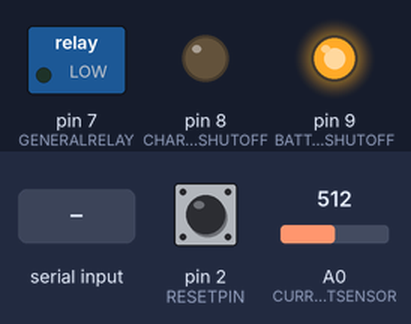
Bench run of a sketch on a simulated Arduino Uno, built for the host (arithmetic inside an expression is 32-bit, double 64-bit). Shown: switched loads named in the sketch (green lamp = pin HIGH), output pins drawn as LEDs (lit = HIGH). The inputs (shaded band) are chosen by the test bench; at power-on: A0 (CURRENTSENSOR) = 512, pin 2 (RESETPIN) HIGH. What the sketch prints to the serial monitor is not drawn.

Above: at 1.2 s.
1.3 s: A0 (CURRENTSENSOR) set to 528
2.8 s: "1\n" received over Serial
5.8 s: "0\n" received over Serial
8.8 s: A0 (CURRENTSENSOR) set to 511
11.8 s: "2\n" received over Serial
Timing chart, 0 to 14.8 s (numbered marks = the images above; inputs shaded):
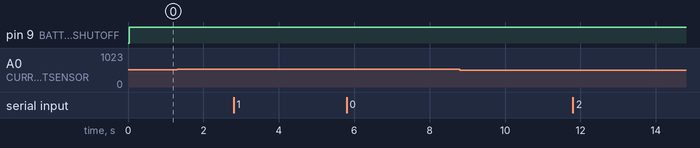

The sketch:

LTC6802.ino
```cpp
#include <SPI.h>
#include <SoftwareSerial.h>

// X-BMS Controller Software Version 1.10
// LTC6802-2 in addressable mode

//For UBCECC E-Beetle
// 32 Cell LiFePO4 480AH Thundersky
// 3 x daughter board with address set at 0000 / 0001 / 0010


// Written by Ricky Gu

//March 5 11

// BMS Settings
#define BOTTOMSTACK   0x00 // bottom bms board address 0000
#define TOPSTACK      0x00 // set bms to 3 daughter boards with top of stack address of 0010
#define TOTALCELLS    6   // Set total cell number to 32
#define TOTALBOARDS   1    // set total board number to 3
#define HIGHVOLTAGECUTOFF 3.7  // Define high voltage cut off
#define LOWVOLTAGEWARNING 2.8  // Define low voltage warning
#define LOWVOLTAGECUTOFF 2.55   // Define low voltage cut off
#define VOLTAGEALLOWANCE 0.009 // Define the accuracy the balancing algorithm can balance it to.
#define CURRENTSENSOR 0 //Define the pin which the current sensor reading is in
#define DELTASIGMAFACTOR 30 //define delta sigma adc factor
#define ADCREFERENCEVOLTAGE 3.3 //use external adc reference voltage of 3.3v
#define CHARGERSHUTOFF 8
#define BATTERYSHUTOFF 9
#define GENERALRELAY 7
#define CHARGERRESTARTVOLTAGE 3.5
#define LCDPIN 3
#define RESETPIN 2
#define HIVOLTAGESHUNT 3.5
#define SS_PIN 10
// Definition of all constants

#define TALK digitalWrite(SS_PIN, LOW); // Chip Select
#define DONE digitalWrite(SS_PIN, HIGH); // Chip Deselect


// LTC6802-2 Command Codes

#define WRCFG  0x01  // Write Configuration Registers
#define RDCFG  0x02  // Read Configuration
#define RDCV   0x04  // Read Cell Voltages without discharge

#define RDFLG  0x06  // Read Flags
#define RDTMP  0x08  // Read Temps

#define STCVAD 0x10  // Start all A/D's - Poll Status
#define STCVDC 0x60  // A/D Conversions and Poll Status, with Discharge Permitted
#define STOWAD 0x20  // Start testing all open wire - poll status
#define STTMPAD 0x30 // Start temperature A/D's - Poll Status


// Function Declaration
void wakeUp();
void readVolts();
float vTotal();
float vAvg();
int highestCell();
int lowestCell();
void balanceCells();
void writeConfig();
void readCurrent();
void selectLineOne();
void selectLineTwo();
void clearLCD();
void goTo(int position);
void updateServer();

// Variable declaration
byte ltcResponse[20];
float voltage[12*TOTALBOARDS+1];
float cellVoltage[TOTALCELLS+1];
int evenCell;
int intTemp;
byte byteTemp;
byte address;
float voltageTotal;
float voltageAverage;
float voltageHighest;
float voltageLowest;
int highestCellNumber;
int lowestCellNumber;
boolean isCellTooHigh;
boolean isCellTooLow;
boolean isCellWayTooLow;
byte CFGR1 = 0;
byte CFGR2 = 0;
int cellToSend;
int zeroReference;
int instantCurrent;
SoftwareSerial LCD = SoftwareSerial(0, LCDPIN);
int LCDvoltage;
int LCDlowcell;
int LCDhighcell;
double mVhighest;
double mVlowest;
float watt;
float wattHour;
unsigned long previousTime;
unsigned long currentTime;
float deltaTime;
boolean reset;
int regen;
int isChargingCounter;
int isCharging;
boolean printLCD;
long Wh;
int Percent;


void setup()
{
  // SPI configuration
  // No interupt, Enable SPI, MSB first, Master, Clock rests high
  // read on rising edge, 1mhz speed

  DONE // Set CS High
  pinMode(RESETPIN, INPUT);
  digitalWrite(RESETPIN, HIGH);
  pinMode(CHARGERSHUTOFF, OUTPUT);
  pinMode(BATTERYSHUTOFF, OUTPUT);
  pinMode(GENERALRELAY, OUTPUT);
  SPI.begin();
  SPI.beginTransaction(SPISettings(1000000, MSBFIRST, SPI_MODE3));
  //SPI.mode ((1<<SPE) | (1<<MSTR) | (1<<CPOL) | (1 << CPHA)| (1 << SPR1) | (1<<SPR0) );
  Serial.begin(9600);
  //Serial.print("\e[2J");
  zeroReference = 0;
  analogReference(EXTERNAL);
  for(int i = 0; i < DELTASIGMAFACTOR; i ++)
  {
    zeroReference = zeroReference + analogRead(CURRENTSENSOR);
  }
  zeroReference = zeroReference/DELTASIGMAFACTOR;
  pinMode(LCDPIN, OUTPUT);
  LCD.begin(9600);
  clearLCD();
  wattHour  = 0;
  previousTime = 0;
  currentTime= 0;
  isChargingCounter = 0;
  isCharging = 0;
  // lcdPrint = true;
}


void loop(){
  //reset e-meter
  reset = digitalRead(RESETPIN);
  if(reset == LOW)
  {
    wattHour = 0;
    clearLCD();
  }

  // Start A-D, Read Current (not implemented yet), Save voltages into cellVoltage Array
  //wakeUp();

  readVolts();

  // Read Current Transducer
  readCurrent();

  // calculate total and average voltage of battery pack
  voltageTotal = vTotal();
  voltageAverage = voltageTotal / TOTALCELLS;

  //calculate power and record energy useage
  watt = voltageTotal * instantCurrent;
  previousTime = currentTime;
  currentTime = millis();
  deltaTime = (currentTime - previousTime);

  wattHour = wattHour + watt*deltaTime/3600000;
  Wh = (long) wattHour;

  //Serial.print(deltaTime);

  Serial.print("Total Voltage:");
  Serial.print(voltageTotal);
  Serial.print("   Average V");
  Serial.println(voltageAverage);


  // Locate the highest voltage cell number. Highest voltage cell value located in float voltageHighest

  highestCellNumber = highestCell();
  /*
Serial.print("highest cell: ");
   Serial.print(highestCellNumber);
   Serial.print(" is ");
   Serial.print(voltageHighest);
   Serial.println(" V");
   */


  // is cell higher than high voltage cutoff?

  if(voltageHighest >= HIGHVOLTAGECUTOFF)
  {
    isCellTooHigh = true;
    digitalWrite(CHARGERSHUTOFF, HIGH);
  }
  else
  {
    isCellTooHigh = false;
    if(voltageHighest < CHARGERRESTARTVOLTAGE)
    {
      digitalWrite(CHARGERSHUTOFF, LOW);
    }
  }

  // locate the lowest voltage cell

  lowestCellNumber = lowestCell();

  /*
Serial.print("lowest cell: ");
   Serial.print(lowestCellNumber);
   Serial.print(" is ");
   Serial.print(voltageLowest);
   Serial.println(" V");
   */
  //Check if it's charging
  if(instantCurrent < 0)
  {
    isChargingCounter++;
  }
  else
  {
    isChargingCounter = 0;
  }

  if(isChargingCounter > 300)
  {
    isCharging = 1;
  }
  else
  {
    isCharging = 0;
  }

  if (printLCD = true)
  {
    selectLineOne();
    //LCD.print("V:");
    //LCDvoltage = (int) voltageTotal;
    //LCD.print(LCDvoltage);
    LCD.print("E:");
    LCD.print(Wh);
    LCD.print(" ");
    goTo(9);
    LCD.print(" A:");
    LCD.print(instantCurrent);
    LCD.print("  ");
    selectLineTwo();
    mVlowest = voltageLowest *100;
    LCDlowcell = (int)mVlowest;
    LCD.print("L");
    LCD.print(lowestCellNumber);
    LCD.print(':');
    LCD.print(LCDlowcell);
    goTo(24);
    LCD.print(" H");
    LCD.print(highestCellNumber);
    LCD.print(':');
    mVhighest = voltageHighest*100;
    LCDhighcell = (int) mVhighest;
    LCD.print(LCDhighcell);
    printLCD = !printLCD;
  }

  // is this cell lower than 3.0V? if so warn driver

  if(voltageLowest < LOWVOLTAGEWARNING)
  {
    isCellTooLow = true;
    //warn driver here
    // is this cell lower than 2.8v? cut battery pack if kwh remaining is under 3kwh.

    if(voltageLowest < LOWVOLTAGECUTOFF)
    {
      isCellWayTooLow = true;
      if(instantCurrent < 30)
      {
        digitalWrite(BATTERYSHUTOFF, HIGH);
      }
      //Serial.print("cell too low");
      //digitalWrite(BATTERYSHUTOFF, HIGH);
      //Check Kwh and cut battery pack here
    }
    else
    {
      isCellWayTooLow = false;
    }
  }
  else
  {
    isCellTooLow = false;
    // find cells that are above the lowest voltage cell by the defined VOLTAGEALLOWANCE value.


  }

  // turn on shunt resistors on the cells that are 0.05v higher than the average
  // turn off the rest
  balanceCells();

  // display data on LCD

  // send data to web server


}

void wakeUp()
{
  TALK
    SPI.transfer(0x01);   // Command Set
  SPI.transfer(0xE2);   // Command Wake up
  SPI.transfer(CFGR1);   // Command
  SPI.transfer(CFGR2);   // Command
  SPI.transfer(0x00);   // Command
  SPI.transfer(0x00);   // Command
  SPI.transfer(0x00);   // Command
  DONE
}
void readVolts()
{
  // Broadcast Command, start A-D
  TALK
    SPI.transfer(STCVAD);
  //delay(20); // wait 20ms for all the boards to read ADC (use this delay time to read current)
  //send cell voltage to fill delay


  //ansi escape code to clear screen
  //Serial.println("\e[0;0H");
  if(Serial.available() > 0)
  {
    updateServer();
  }
  else
  {
    delay(20);
  }

  DONE

    address = BOTTOMSTACK;

  for(int boardNumber = 0; boardNumber < TOTALBOARDS; boardNumber++)
  {
    //Serial.print("address:");
    //Serial.println(address, HEX);
    // Read 18 byte from 1 board and then increment address to read the next
    TALK
      SPI.transfer(address);
    SPI.transfer(RDCV);
    for(int i=0; i<19; i++)
    {
      ltcResponse[i] = SPI.transfer(RDCV);   // send command to read voltage registers
      Serial.print(ltcResponse[i]);
    }
    DONE

      for (int i=1; i<=12; i++)
    {
      int x = i + 12*boardNumber;
      //Serial.println(x);
      if(i == 1)
      {
        byteTemp = ltcResponse[1] << 4;
        intTemp = (int)byteTemp;
        voltage[x] = ltcResponse[0] + (intTemp << 4);
      }
      if(i== 2)
      {
        byteTemp = ltcResponse[1] >> 4;
        intTemp = (int)ltcResponse[2];
        intTemp = intTemp << 4;
        voltage[x] = intTemp + byteTemp;
      }
      if(i == 3)
      {
        byteTemp = ltcResponse[4] << 4;
        intTemp = (int)byteTemp;
        voltage[x] = ltcResponse[3] + (intTemp << 4);
      }
      if(i== 4)
      {
        byteTemp = ltcResponse[4] >> 4;
        intTemp = (int)ltcResponse[5];
        intTemp = intTemp << 4;
        voltage[x] = intTemp + byteTemp;
      }
      if(i == 5)
      {
        byteTemp = ltcResponse[7] << 4;
        intTemp = (int)byteTemp;
        voltage[x] = ltcResponse[6] + (intTemp << 4);
      }
      if(i== 6)
      {
        byteTemp = ltcResponse[7] >> 4;
        intTemp = (int)ltcResponse[8];
        intTemp = intTemp << 4;
        voltage[x] = intTemp + byteTemp;
      }
      if(i == 7)
      {
        byteTemp = ltcResponse[10] << 4;
        intTemp = (int)byteTemp;
        voltage[x] = ltcResponse[9] + (intTemp << 4);
      }
      if(i== 8)
      {
        byteTemp = ltcResponse[10] >> 4;
        intTemp = (int)ltcResponse[11];
        intTemp = intTemp << 4;
        voltage[x] = intTemp + byteTemp;
      }
      if(i == 9)
      {
        byteTemp = ltcResponse[13] << 4;
        intTemp = (int)byteTemp;
        voltage[x] = ltcResponse[12] + (intTemp << 4);
      }
      if(i== 10)
      {
        byteTemp = ltcResponse[13] >> 4;
        intTemp = (int)ltcResponse[14];
        intTemp = intTemp << 4;
        voltage[x] = intTemp + byteTemp;
      }
      if(i == 11)
      {
        byteTemp = ltcResponse[16] << 4;
        intTemp = (int)byteTemp;
        voltage[x] = ltcResponse[15] + (intTemp << 4);
      }
      if(i== 12)
      {
        byteTemp = ltcResponse[16] >> 4;
        intTemp = (int)ltcResponse[17];
        intTemp = intTemp << 4;
        voltage[x] = intTemp + byteTemp;
      }
    }
    //Serial.print("Board Number:");
    //Serial.println(boardNumber);
    address++;
  }
  //decode register into voltage values.
  for(int i = 1; i <= TOTALCELLS; i++)
  {
    cellVoltage[i] = voltage[i] * 1.5 / 1000;
    //if(instantCurrent > 10)
    //cellVoltage[5] += instantCurrent*0.0015;
    /*
      Serial.print("C");
     Serial.print(i);
     //Serial2.println(i);
     Serial.print(": ");
     Serial.print(cellVoltage[i]);
     Serial.print(";  ");
     //Serial2.println(cellVoltage[i]);
     */
    /*
      if(i == 6) Serial.println(' ');
     if(i == 12) Serial.println(' ');
     if(i == 18) Serial.println(' ');
     if(i == 24) Serial.println(' ');
     if(i == 30) Serial.println(' ');
     */
  }
  //Serial.println(' ');
}

float vTotal(){
  float total = 0;
  for (int i = 1; i <= TOTALCELLS; i++){
    total = total + cellVoltage[i];
  }
  return total;
}

int highestCell()
{
  voltageHighest = 0;
  int cellNumber;
  for (int i = 1; i <= TOTALCELLS; i++)
  {
    if (cellVoltage[i] > voltageHighest)
    {
      voltageHighest = cellVoltage[i];
      cellNumber = i;
    }
  }
  return cellNumber;
}

int lowestCell()
{
  voltageLowest = 99;
  int cellNumber;
  for(int i = 1; i <= TOTALCELLS; i++)
  {
    if (cellVoltage [i] < voltageLowest)
    {
      voltageLowest = cellVoltage[i];
      cellNumber = i;
    }
  }
  return cellNumber;
}

void balanceCells()
{
  CFGR1 = 0x00;
  CFGR2 = 0x00;
  byte temp;
  int x;
  address = BOTTOMSTACK;
  float difference[TOTALCELLS];

  //find difference and save in an array
  for(int i = 1; i<= TOTALCELLS; i++)
  {
    difference[i] = cellVoltage[i] - HIVOLTAGESHUNT;
    /*
      Serial.print("cell");
     Serial.print(i);
     Serial.print("difference is: ");
     Serial.println(difference[i]);
     */
  }

  for(int boardNumber = 0; boardNumber < TOTALBOARDS; boardNumber++)
  {
    CFGR1 = 0x00;
    CFGR2 = 0x00;
    if(isCellTooLow == true)
    {
      CFGR1 = 0x00;
      CFGR2 = 0x00;
    }
    else
    {
      for(int i = 1; i <= 12; i++)
      {
        int cellNumber = i + (boardNumber*12);
        if(i <= 8)
        {
          if(difference[cellNumber] > VOLTAGEALLOWANCE)
          {
            x = i - 1; // calculate position to shift
            temp = 0x01;
            temp = temp << x;
            CFGR1 = CFGR1 + temp; // bitwise or
            /*
                  Serial.print("Cell ");
             Serial.print(cellNumber);
             Serial.print("should be shunt");
             Serial.print("CFGR1 is");
             Serial.println(CFGR1, HEX);
             */
          }
        }
        else
        {
          if(difference[cellNumber] > VOLTAGEALLOWANCE)
          {
            x = i - 9;
            temp = 0x01;
            temp = temp << x;
            CFGR2 = CFGR2 + temp;
            /*
                  Serial.print("Cell ");
             Serial.print(cellNumber);
             Serial.print("should be shunt");
             Serial.print("CFGR2 is");
             Serial.println(CFGR2, HEX);
             */
          }
        }
      }
    }
    writeConfig();
    address++;

  }

}

void writeConfig()
{
  TALK
    SPI.transfer(address);   // Command addresss
  SPI.transfer(0x01);   // Commandwrite CRG
  SPI.transfer(0x01);   // WRITE CFGR0
  SPI.transfer(CFGR1);   // WRITE CFGR1
  SPI.transfer(CFGR2);   // WRITE CFGR2
  SPI.transfer(0x00);   // WRITE CFGR3
  SPI.transfer(0x00);   // WRITE CFGR4
  SPI.transfer(0x00);   // WRITE CFGR5
  DONE
}

void readCurrent()
{
  int adc = 0;
  analogReference(EXTERNAL);
  for(int i = 0; i < DELTASIGMAFACTOR; i++)
  {
    adc = adc + analogRead(CURRENTSENSOR);
  }
  adc = adc/DELTASIGMAFACTOR;
  //calculation forumla based on LEM HASS 600-S Current Transducer
  instantCurrent = (adc-zeroReference)*(ADCREFERENCEVOLTAGE/1024)*600/0.625;
  int absCurrent;
  absCurrent = abs(instantCurrent);
  if(absCurrent < 4)
    instantCurrent = 0;

  Serial.print("Current: ");
  Serial.print(instantCurrent);
  Serial.println("Amps");

}

void selectLineOne(){  //puts the cursor at line 0 char 0.
  LCD.print(0xFE, DEC);   //command flag
  LCD.print(128, DEC);    //position
}
void selectLineTwo(){  //puts the cursor at line 0 char 0.
  LCD.print(0xFE, DEC);   //command flag
  LCD.print(192, DEC);    //position
}
void clearLCD(){
  LCD.print(0xFE, DEC);   //command flag
  LCD.print(0x01, DEC);   //clear command.
}
void goTo(int position) { //position = line 1: 0-15, line 2: 16-31, 31+ defaults back to 0
  if (position<16){
    LCD.print(0xFE, DEC);   //command flag
    LCD.print((position+128), DEC);    //position
  }
  else if (position<32){
    LCD.print(0xFE, DEC);   //command flag
    LCD.print((position+48+128), DEC);    //position
  }
  else {
    goTo(0);
  }
}

void updateServer()
{
  if(Serial.available() > 0)
  {
    cellToSend = Serial.read();
    if(cellToSend == 0)
    {
      Serial.print(wattHour);
    }
    if(cellToSend == 1)
    {
      Serial.print(voltageTotal);
    }
    if(cellToSend == 2)
    {
      Serial.print(instantCurrent);
    }
    if(cellToSend == 3)
    {
      if(instantCurrent < 0)
      {
        regen = abs(instantCurrent);
        Serial.print(regen);
      }
      else
      {
        Serial.print('0');
      }
    }
    if(cellToSend == 4)
    {
      Serial.print(isCharging);
    }

    if(cellToSend >3)
    {
      Serial.print(cellVoltage[cellToSend-4]);
      Serial.flush();
    }
  }
}
```

Measured:
- after the input at 1.3 s, every drawn part: stays the same
- after the input at 2.8 s, every drawn part: stays the same
- after the input at 5.8 s, every drawn part: stays the same
- after the input at 8.8 s, every drawn part: stays the same
- after the input at 11.8 s, every drawn part: stays the same
